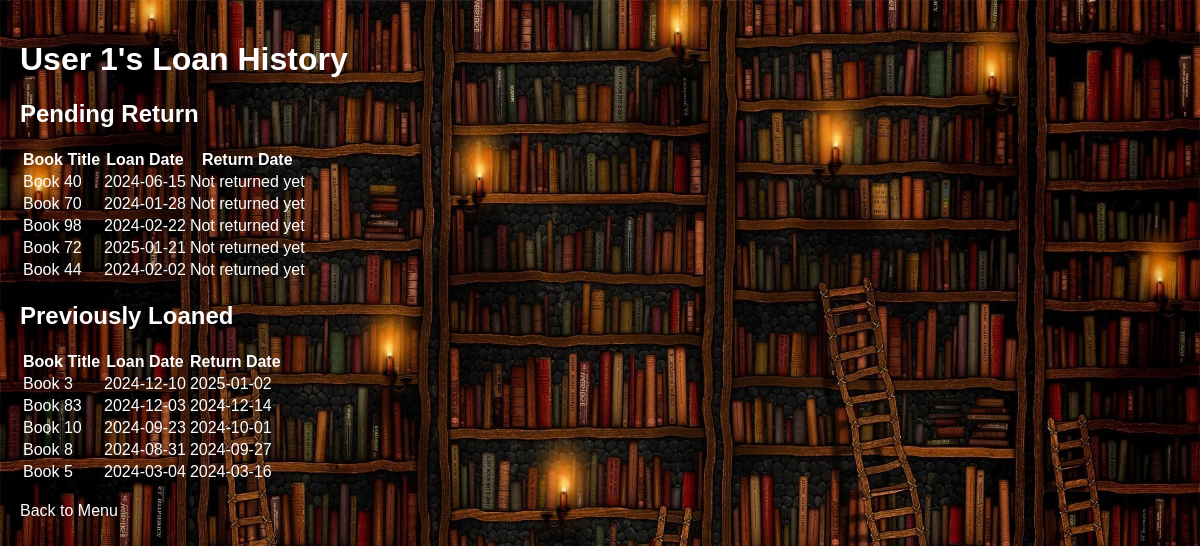
/user_loans/1, run on the app's committed database.
### initial.py (models this page shows)
class User(db.Model):
    id = db.Column(db.Integer, primary_key=True)
    name = db.Column(db.String(100), nullable=False)
    loans = db.relationship('Loan', backref='user', lazy=True)

class Loan(db.Model):
    id = db.Column(db.Integer, primary_key=True)
    book_id = db.Column(db.Integer, db.ForeignKey('book.id'), nullable=False)
    user_id = db.Column(db.Integer, db.ForeignKey('user.id'), nullable=False)
    loan_date = db.Column(db.Date, nullable=False)
    return_date = db.Column(db.Date, nullable=True)

class Book(db.Model):
    id = db.Column(db.Integer, primary_key=True)
    title = db.Column(db.String(100), nullable=False)
    author = db.Column(db.String(100), nullable=False)
    published_date = db.Column(db.String(10), nullable=False)
    status = db.Column(db.String(10), default="available")
    pages = db.Column(db.Integer, nullable=False, default=0)
    goodread_rating = db.Column(db.Float, nullable=False, default=0.0)
    loans = db.relationship('Loan', backref='book', lazy=True)     #backref to Loans

### initial.py (the view)
@app.route('/user_loans/<int:user_id>')
def user_loans(user_id):
    user = User.query.get(user_id)
    loans = Loan.query.filter_by(user_id=user_id).all()
    returned_loans = [loan for loan in loans if loan.return_date is not None]
    not_returned_loans = [loan for loan in loans if loan.return_date is None]
    returned_loans.sort(key=lambda loan: loan.return_date, reverse=True)
    return render_template('user_loans.html',
                           user=user,
                           returned_loans=returned_loans,
                           not_returned_loans=not_returned_loans)

### templates/user_loans.html (shortened to what this page needs)
<!DOCTYPE html>
<html lang="en">
<head>
    <link rel="stylesheet" href="{{ url_for('static', filename='style.css') }}">
</head>
<body>
    <h1>{{ user.name }}'s Loan History</h1>
    <h2>Pending Return</h2>
    {% if not_returned_loans %}
        <table>
            <thead>
                <tr>
                    <th>Book Title</th>
                    <th>Loan Date</th>
                    <th>Return Date</th>
                </tr>
            </thead>
            <tbody>
                {% for loan in not_returned_loans %}
                    <tr>
                        <td>{{ loan.book.title }}</td>
                        <td>{{ loan.loan_date }}</td>
                        <td>Not returned yet</td>
                    </tr>
                {% endfor %}
            </tbody>
        </table>
    {% else %}
        <p>No books are overdue or not returned yet.</p>
    {% endif %}
    <h2>Previously Loaned</h2>
    {% if returned_loans %}
        <table>
            <thead>
                <tr>
                    <th>Book Title</th>
                    <th>Loan Date</th>
                    <th>Return Date</th>
                </tr>
            </thead>
            <tbody>
                {% for loan in returned_loans %}
                    <tr>
                        <td>{{ loan.book.title }}</td>
                        <td>{{ loan.loan_date }}</td>
                        <td>{{ loan.return_date }}</td>
                    </tr>
                {% endfor %}
            </tbody>
        </table>
    {% else %}
        <p>No returned books.</p>
    {% endif %}
    <br>
    <a href="/">Back to Menu</a>
</body>
</html>

### static/style.css (style rules this page uses)
body { background-image: url('/static/background.jpg'); background-size: 100% 100%; background-position: center center; background-attachment: fixed; color: white; font-family: Arial, sans-serif; margin: 0; padding: 0; }
h1, h2, h3, p, a { color: white; }
a { text-decoration: none; }
body { padding: 20px; }

### data on the page
User: name "User 1"
Loan: book "Book 40", loan_date "2024-06-15"
Loan: book "Book 70", loan_date "2024-01-28"
Loan: book "Book 98", loan_date "2024-02-22"
Loan: book "Book 72", loan_date "2025-01-21"
Loan: book "Book 44", loan_date "2024-02-02"
Loan: book "Book 3", loan_date "2024-12-10", return_date "2025-01-02"
Loan: book "Book 83", loan_date "2024-12-03", return_date "2024-12-14"
Loan: book "Book 10", loan_date "2024-09-23", return_date "2024-10-01"
Loan: book "Book 8", loan_date "2024-08-31", return_date "2024-09-27"
Loan: book "Book 5", loan_date "2024-03-04", return_date "2024-03-16"
